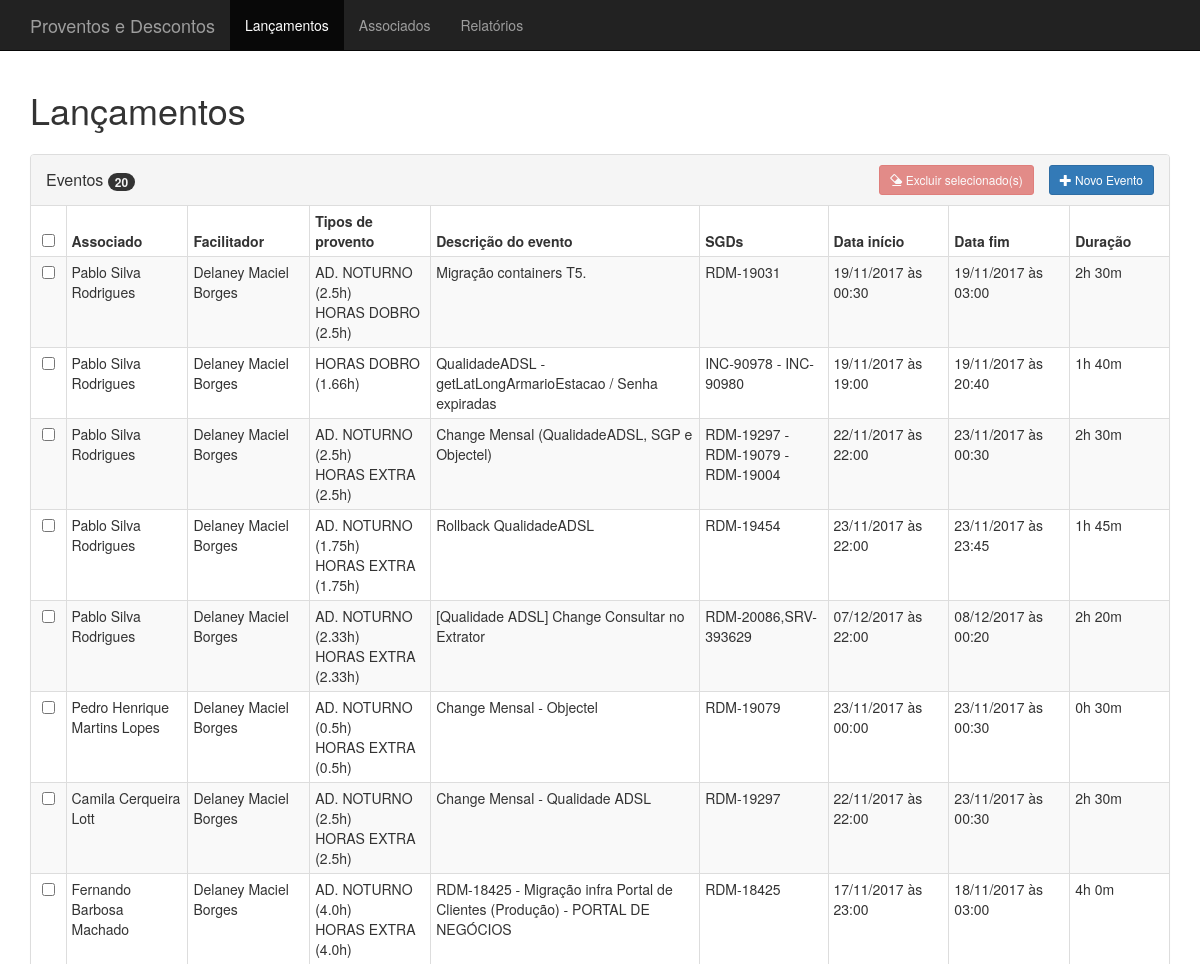
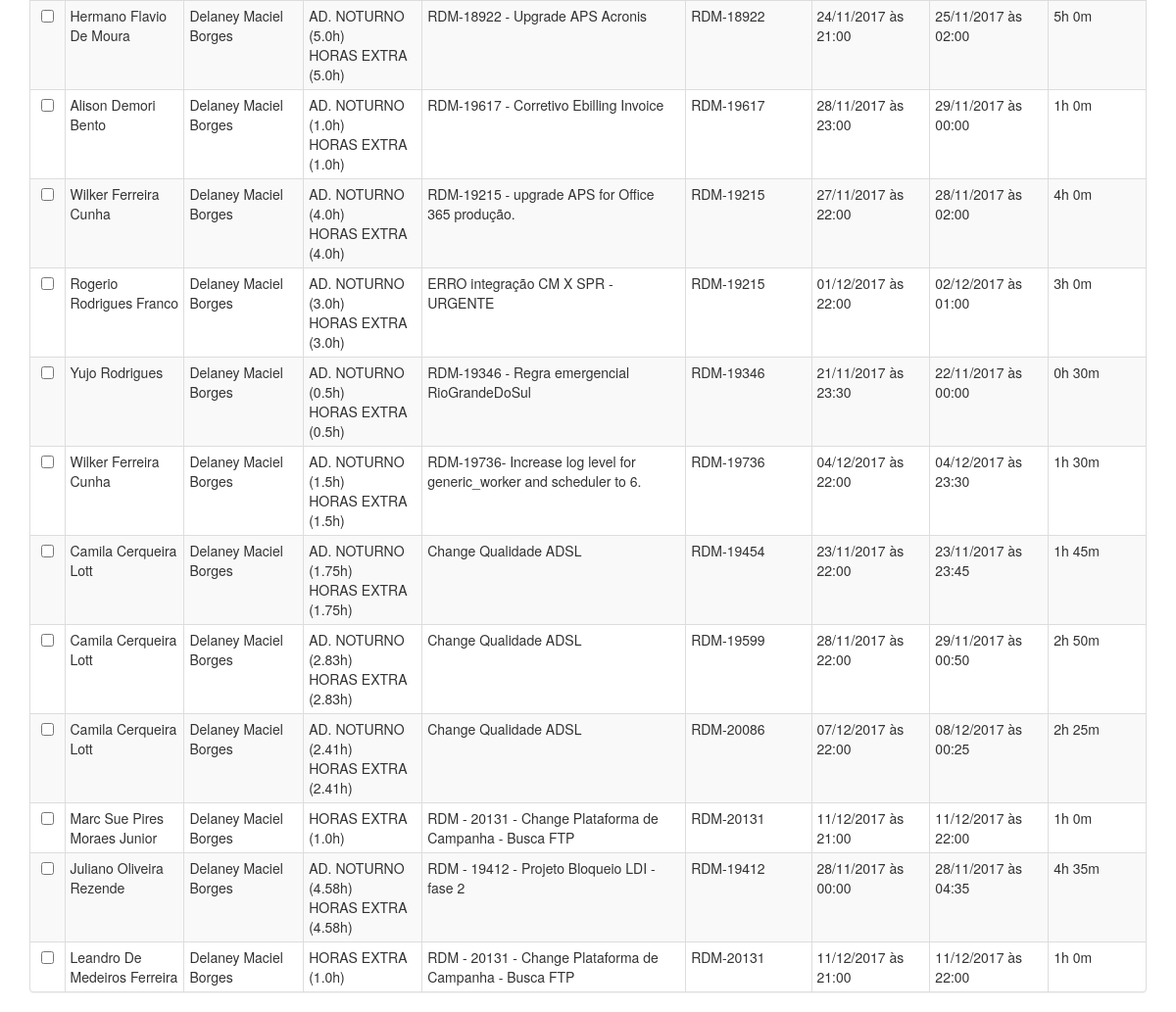
Before: /eventos with the older database file (2 pictures, top to bottom).
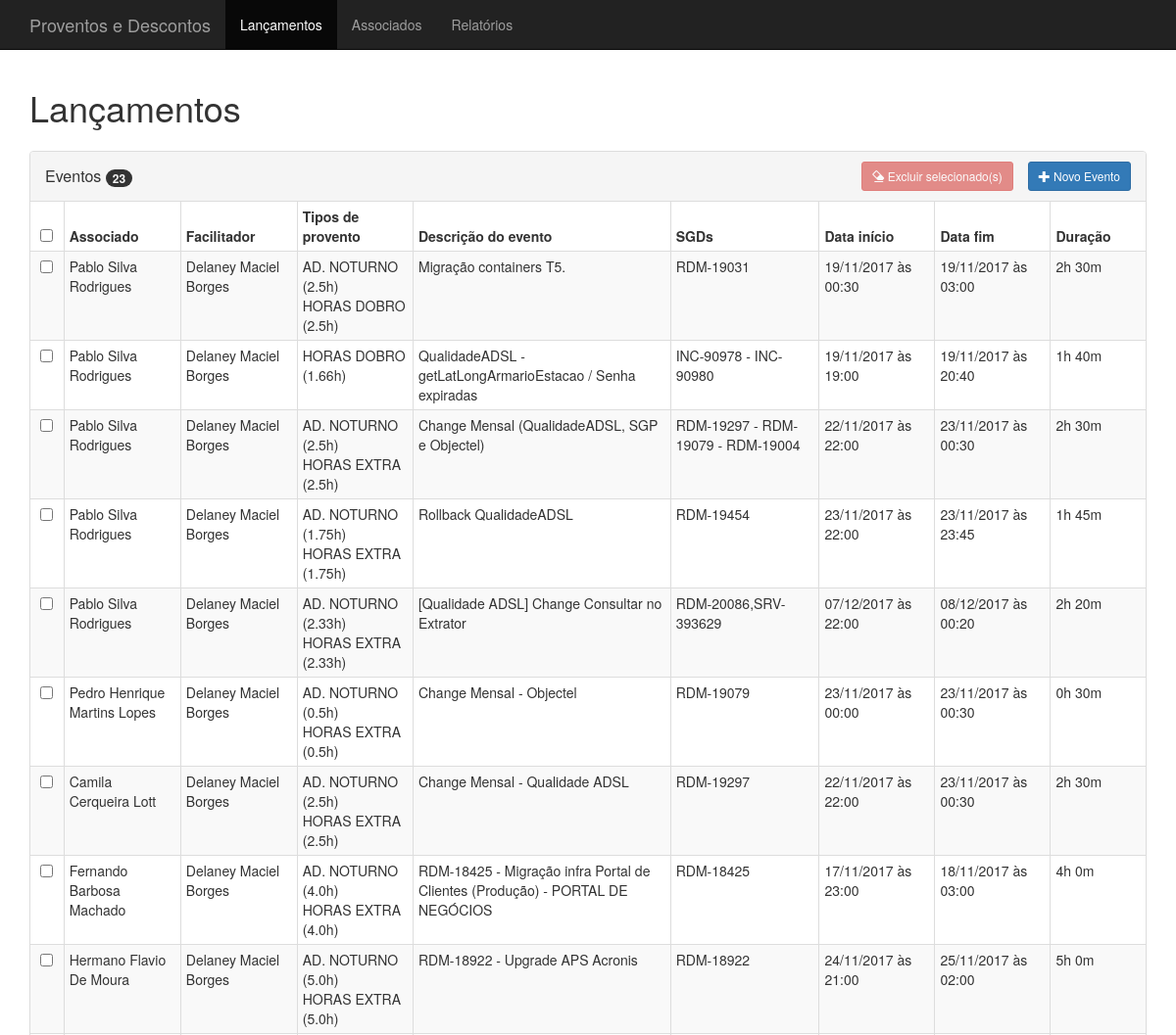
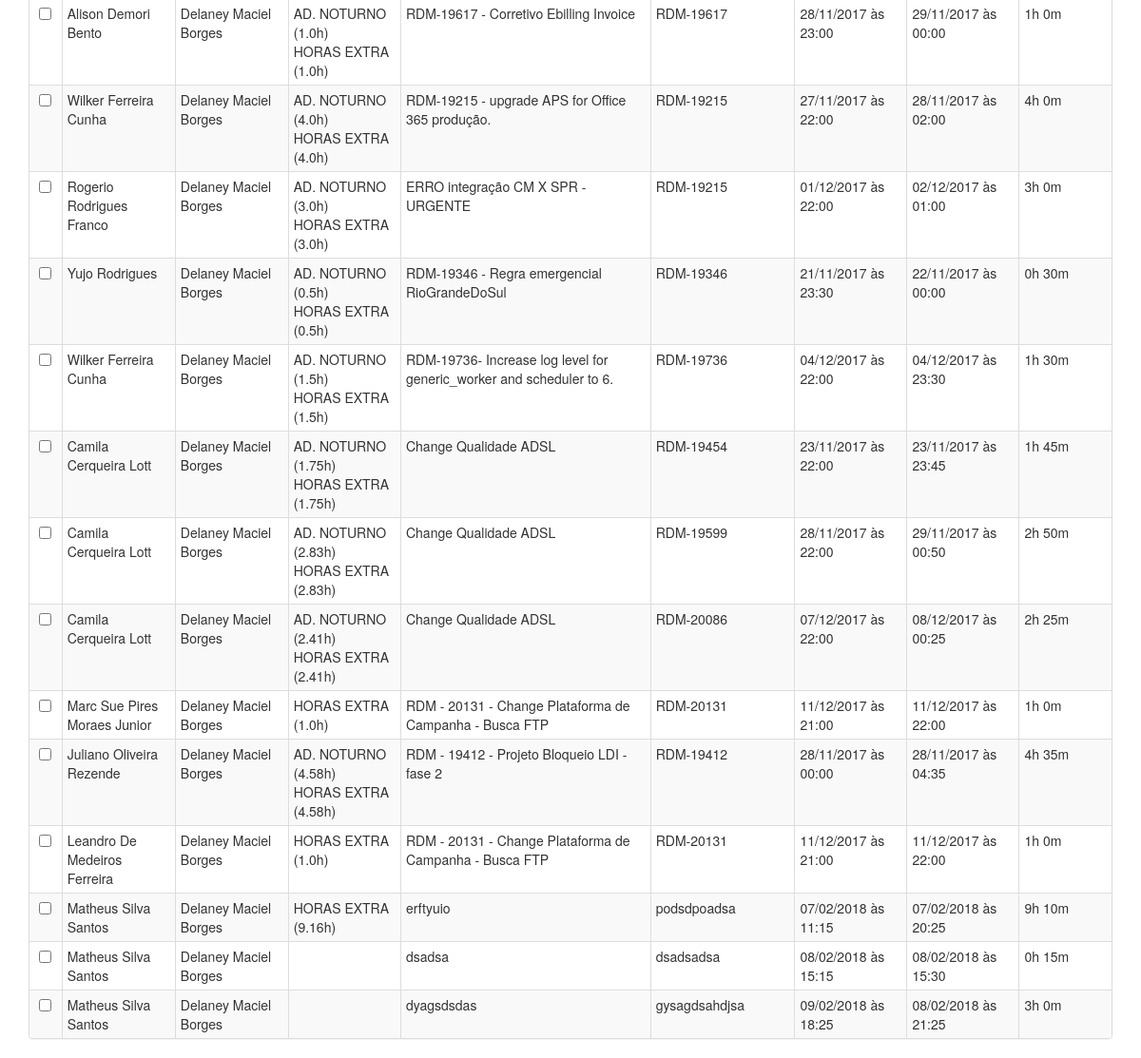
After: the same page with the newer database file (2 pictures, top to bottom).
### planilha_horas/models/eventos.py (models this page shows, shortened)
class Eventos(db.Model):
    id = db.Column('id', db.Integer, primary_key=True)
    fk_associado = db.Column('associado', db.Integer,
                             db.ForeignKey('associados.matricula'),
                             nullable=False)
    associado = db.relationship('Associados')
    descricao = db.Column('descricao', db.Text, nullable=False)
    sgd = db.Column('sgd', db.Text, nullable=False)
    data_inicio = db.Column('data_inicio', db.Text, nullable=False)
    data_fim = db.Column('data_fim', db.Text, nullable=False)

### planilha_horas/models/associados.py (models this page shows, shortened)
class Associados(db.Model):
    id = db.Column('id', db.Integer, primary_key=True)
    fk_empresa = db.Column('empresa', db.Integer,
                           db.ForeignKey('empresas.codigo'), nullable=False)
    empresa = db.relationship('Empresas')
    matricula = db.Column('matricula', db.Text, unique=True, nullable=False)
    cr = db.Column('cr', db.Text, nullable=False)
    nome = db.Column('nome', db.Text, nullable=False)
    usuario = db.Column('usuario', db.Text, unique=True, nullable=False)
    perfil = db.Column('perfil', db.Text, nullable=False)
    fk_facilitador = db.Column('facilitador', db.Text,
                           db.ForeignKey('associados.matricula'), nullable=False)
    facilitador = db.relationship('Associados', remote_side=[matricula])
    def __str__(self):
        return self.nome

### planilha_horas/views/eventos.py (the view)
@app.route('/eventos')
def eventos():
    return render_template('eventos.html',
                           eventos=Eventos.query.all())

### planilha_horas/filters/dates.py (called while the page is built)
@app.template_filter('date_print')
def date_print(start_date):
    d = datetime.strptime(start_date, DATE_FORMAT)
    return d.strftime('%d/%m/%Y às %H:%M')

@app.template_filter('date_delta')
def date_delta(start_date, end_date):
    s = datetime.strptime(start_date, DATE_FORMAT)
    e = datetime.strptime(end_date, DATE_FORMAT)
    seconds = (e - s).seconds
    hours = seconds // 3600
    minutes = seconds % 3600 // 60
    return hours, minutes

### planilha_horas/filters/regras_th.py (called while the page is built, shortened)
def calcula_adicional_noturno(start_datetime, end_datetime):
    a = start_datetime.replace(hour=22, minute=0, second=1) - timedelta(days=1)
    b = start_datetime.replace(hour=5, minute=0, second=1)
    c = start_datetime.replace(hour=22, minute=0, second=1)
    d = start_datetime.replace(hour=5, minute=0, second=1) + timedelta(days=1)
    if intervalo_datas_sobrepoem(start_datetime, end_datetime, a, b) or \
            intervalo_datas_sobrepoem(start_datetime, end_datetime, c, d):
        secs = (end_datetime - start_datetime).seconds
        hours = secs / 3600
        mins = secs % 3600 // 60
        if secs > 25200:  # 7 horas = 25200 segundos
            hours = 7
            mins = 0
        return hours
    else:
        return 0

def calcula_horas_em_dobro(start_datetime, end_datetime):  # todo
    hours = 0
    mins = 0
    if start_datetime.weekday() == 6 or eh_feriado(start_datetime):
        if start_datetime.date() == end_datetime.date():
            slice_datetime = start_datetime.replace(hour=end_datetime.hour,
                                                    minute=end_datetime.minute)
        else:
            slice_datetime = start_datetime.replace(hour=23, minute=59, second=59)
        secs = (slice_datetime - start_datetime).seconds
        hours += secs / 3600
        mins += secs % 3600 // 60
    return hours

def intervalo_datas_sobrepoem(start_datetime, end_datetime,
                              start_slice, end_slice):
    return start_datetime <= end_slice and start_slice <= end_datetime

### planilha_horas/utils/dates.py (called while the page is built)
def eh_feriado(data):
    d = data.date().strftime('%m-%d')
    if Feriados.query.filter_by(data=d).first():
        return True
    else:
        return False

### planilha_horas/templates/eventos.html (shortened to what this page needs)
{% extends 'base/table_view.html' %}
{% block title %} Lançamentos {% endblock %}
{% block modal_button %} Novo Evento {% endblock %}
{% block table_heading %} Eventos {% endblock %}
{% block table_item_count %} {{ eventos|count }} {% endblock %}
{% block table_header %}
    <th class="text-center" style="width: 1px"><input type="checkbox"
                                                      name="select-all"></th>
    <th style="width: 1px;">Associado</th>
    <th style="width: 1px;">Facilitador</th>
    <th style="width: 1px;">Tipos de provento</th>
    <th style="width: 1px">Descrição do evento</th>
    <th style="width: 1px">SGDs</th>
    <th style="width: 1px">Data início</th>
    <th style="width: 1px">Data fim</th>
    <th style="width: 1px">Duração</th>
{% endblock %}
{% block table_rows %}
    {% for evento in eventos %}
        <tr>
            <td class="text-center"><input type="checkbox" name="id"
                                           value="{{ evento.id }}"></td>
            <td>{{ evento.associado }}</td>
            <td>{{ evento.associado.facilitador.nome }}</td>
            <td>
                {% for e in evento.data_inicio|tipo_evento(evento.data_fim) %}
                    {{ e.tipo }} ({{ e.duracao }}h)<br>
                {% endfor %}
            </td>
            <td>{{ evento.descricao }}</td>
            <td>{{ evento.sgd }}</td>
            <td>{{ evento.data_inicio|date_print() }}</td>
            <td>{{ evento.data_fim|date_print() }}</td>
            <td>{{ (evento.data_inicio|date_delta(evento.data_fim)).0 }}h
                {{ (evento.data_inicio|date_delta(evento.data_fim)).1 }}m
            </td>
        </tr>
    {% endfor %}
{% endblock %}

### planilha_horas/templates/base/table_view.html (shortened to what this page needs)
{% extends 'base/base_template.html' %}
{% block container %}
    <div class="panel panel-default">
        <div class="panel-heading clearfix">
            <h1 class="panel-title pull-left">
                {% block table_heading %}{% endblock %} <span
                    class="badge">{% block table_item_count %}{% endblock %}</span>
            </h1>
            <button type="button" class="btn btn-primary btn-sm pull-right"
                    data-toggle="modal" data-target="#newRegisterModal">
                <span
                        class="glyphicon glyphicon-plus"
                        aria-hidden="true"></span>
                {% block modal_button %}{% endblock %}
            </button>
            <div class="btn-group btn-group-sm pull-right"
                 style="margin: 0 15px" role="group" aria-label="...">
                <button type="button"
                        class="btn btn-danger delete-selected"
                        data-toggle="modal"
                        data-target="#deleteRegisterModal"
                        disabled>
                    <span
                            class="glyphicon glyphicon-erase"
                            aria-hidden="true"></span> Excluir selecionado(s)
                </button>
            </div>
        </div>
        <table class="table table-striped table-bordered table-condensed">
            <thead>
            <tr>
                {% block table_header %}{% endblock %}
            </tr>
            </thead>
            <tbody>
            {% block table_rows %}{% endblock %}
            </tbody>
        </table>
    </div>
{% endblock %}

### planilha_horas/templates/base/base_template.html (shortened to what this page needs)
<!DOCTYPE html>
<html lang="pt-br">
<head>
    <link rel="stylesheet"
    href="https://maxcdn.bootstrapcdn.com/bootstrap/3.3.7/css/bootstrap.min.css"
>
    <link href="../../static/css/custom.css" rel="stylesheet">
    <link href="../../static/css/bootstrap-datetimepicker.min.css" rel="stylesheet">
</head>
<body>
{% include 'base/navbar.html' %}
<div class="container">
    <h1>{{ self.title() }}</h1>
    {% block container %}
    {% endblock %}
</div>
</body>
</html>

### planilha_horas/templates/base/navbar.html (shortened to what this page needs)
{% from "base/macros.html" import nav_link with context %}
<nav class="navbar navbar-default navbar-fixed-top navbar-inverse">
    <div class="container">
        <div class="navbar-header">
            <a class="navbar-brand" href="/">Proventos e Descontos</a>
        </div>
        <div id="navbar" class="navbar-collapse collapse">
            <ul class="nav navbar-nav">
                {{ nav_link('eventos', 'Lançamentos') }}
                {{ nav_link('associados', 'Associados') }}
                {{ nav_link('relatorio', 'Relatórios') }}
            </ul>
        </div>
    </div>
</nav>

### planilha_horas/templates/base/macros.html
{% macro nav_link(endpoint, name) %}
{% if request.endpoint.endswith(endpoint) %}
  <li class="active"><a href="{{ url_for(endpoint) }}">{{name}}</a></li>
{% else %}
  <li><a href="{{ url_for(endpoint) }}">{{name}}</a></li>
{% endif %}
{% endmacro %}

### planilha_horas/static/css/custom.css (style rules this page uses)
h1 { margin-bottom: .67em; }
.panel-title { line-height: 30px; }
th { width: auto; }
body { padding-top: 70px; }

Changed rows visible on the page:
added Eventos: associado "Matheus Silva Santos", associado.facilitador.nome "Delaney Maciel Borges", tipo "HORAS EXTRA", duracao "9.16", descricao "erftyuio", sgd "podsdpoadsa", data_inicio "07/02/2018 às 11:15", data_fim "07/02/2018 às 20:25", data_inicio+data_fim "9", data_inicio+data_fim "10"
added Eventos: associado "Matheus Silva Santos", associado.facilitador.nome "Delaney Maciel Borges", descricao "dsadsa", sgd "dsadsadsa", data_inicio "08/02/2018 às 15:15", data_fim "08/02/2018 às 15:30", data_inicio+data_fim "0", data_inicio+data_fim "15"
added Eventos: associado "Matheus Silva Santos", associado.facilitador.nome "Delaney Maciel Borges", descricao "dyagsdsdas", sgd "gysagdsahdjsa", data_inicio "09/02/2018 às 18:25", data_fim "08/02/2018 às 21:25", data_inicio+data_fim "3", data_inicio+data_fim "0"
Other visible differences:
{{ eventos|count }}: "20" → "23"
